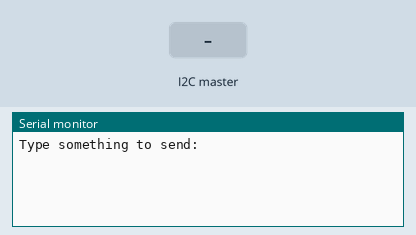
A sketch run on a simulated Arduino Uno, built with avr-gcc and run on an emulated ATmega328P. On the bench: the last lines printed to the serial monitor. The inputs (shaded band) are chosen by the test bench.

Above: at 1.2 s.
1.3 s: the I2C master sends the byte 1
At 2.5 s:
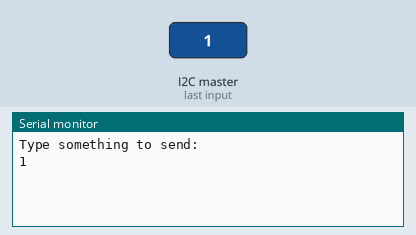
2.8 s: the I2C master sends the byte 0
At 3.8 s:
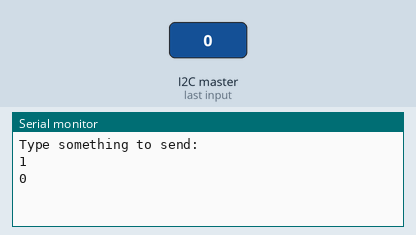

Measured:
- after the input at 1.3 s, the serial monitor: prints a new line at once (image 1)
- after the input at 2.8 s, the serial monitor: prints a new line at once (image 2)

The sketch:

read_and_send.ino
```cpp
#include <Wire.h>
void setup() {
  Wire.begin(0x20);
  Wire.onReceive(receiveEvent);
  Serial.begin(250000);
  Serial.println("Type something to send:");
}
void loop() {
}
void serialEvent() {
  Wire.beginTransmission(0x04);
  Wire.write(Serial.read());
  Wire.endTransmission();
}
void receiveEvent() {
  while (Wire.available()) {
    int var = Wire.read();
    Serial.println(var);
  }
}
```
